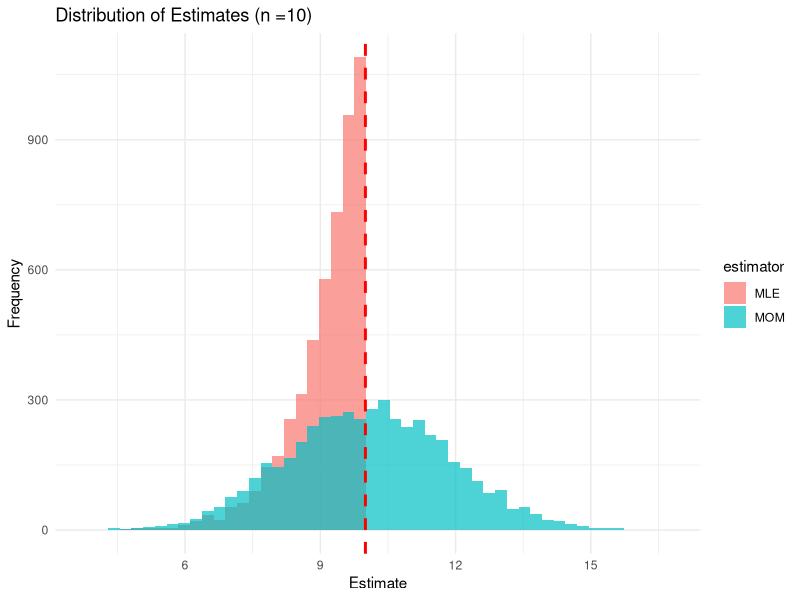
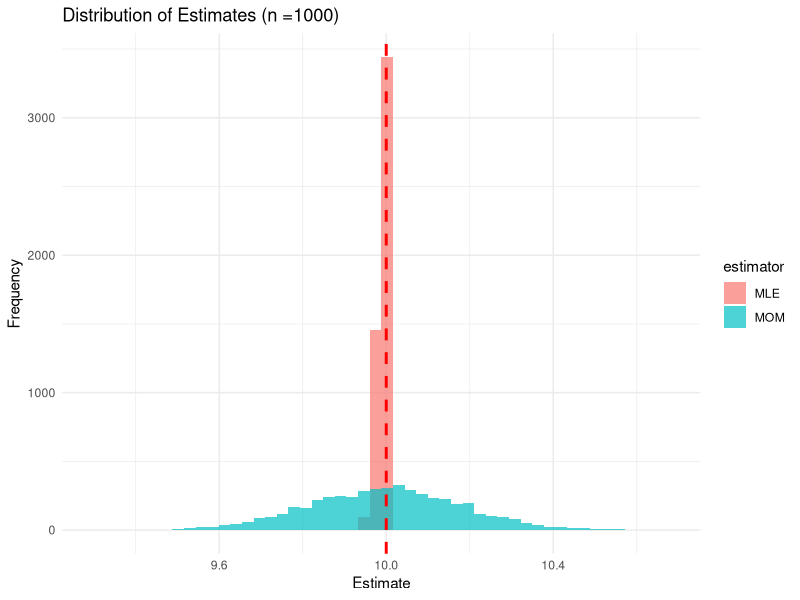
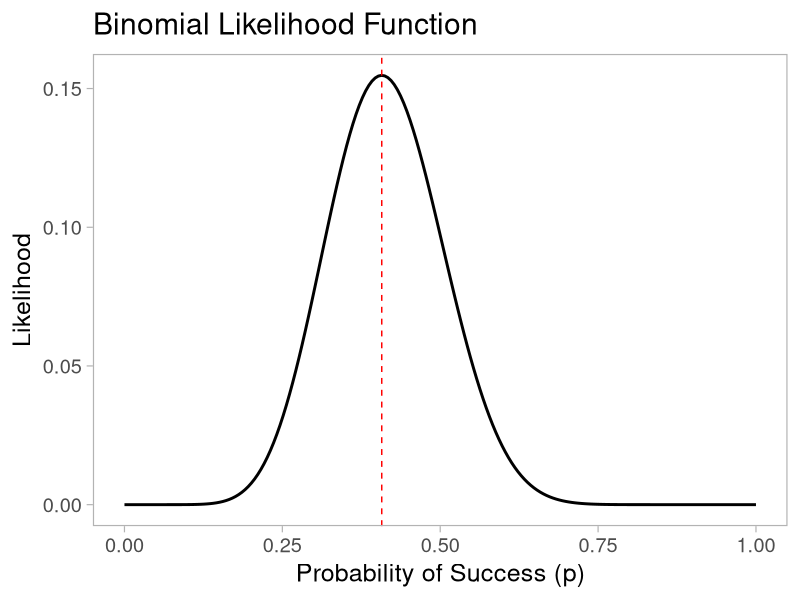
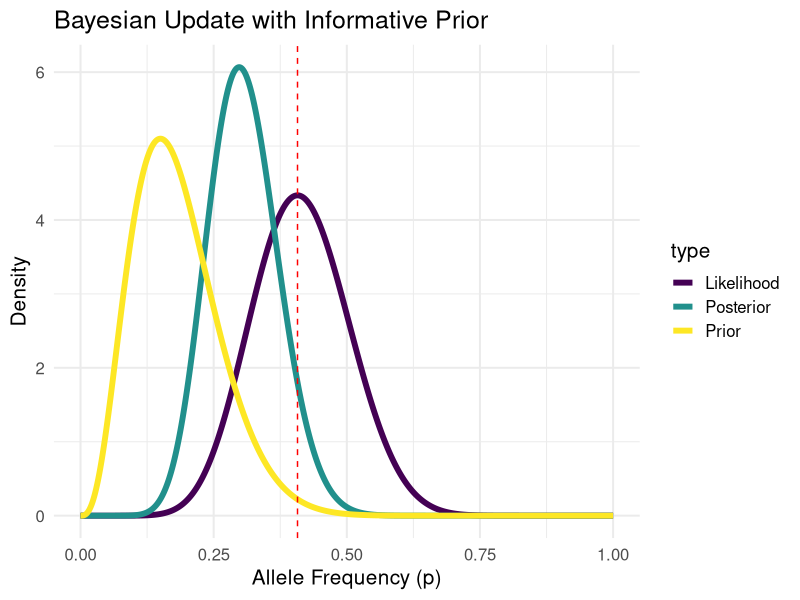
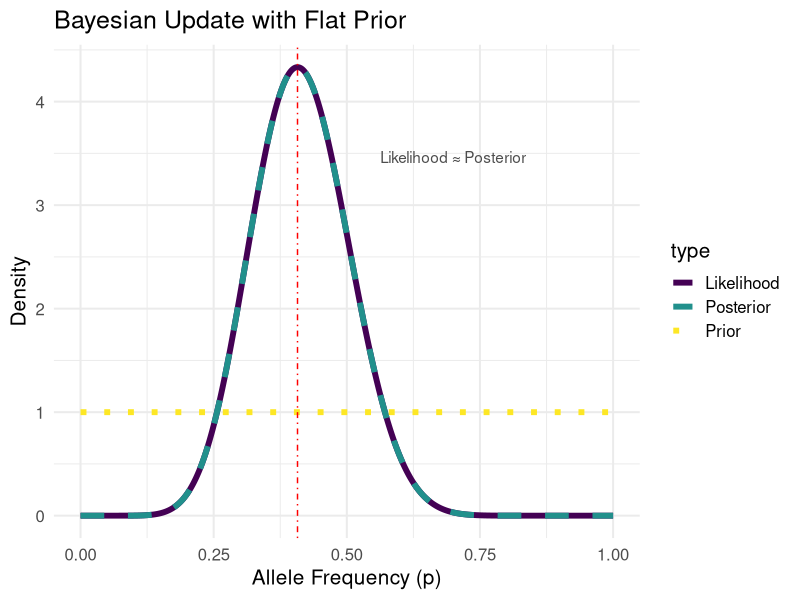

Recreate these plots in R, in order. (Note: this script raises an error after producing the figures.)
## ---- chunk 1
library(tidyverse)
library(ggplot2)
library(viridis)
library(htmltools)
## ---- chunk 2
#| layout-ncol: 2

mom_estimator <- function(sample) {
    return(2 * mean(sample))
}

# Function to generate MLE estimator for Uniform(0, theta)
mle_estimator <- function(sample) {
    return(max(sample))
}

simulate_estimators <- function(theta = 1, n = 10, n_sim = 1000) {
    mom_estimates <- numeric(n_sim)
    mle_estimates <- numeric(n_sim)

    for (i in 1:n_sim) {
        sample <- runif(n, 0, theta)
        mom_estimates[i] <- mom_estimator(sample)
        mle_estimates[i] <- mle_estimator(sample)
    }

    return(list(
        mom = mom_estimates,
        mle = mle_estimates
    ))
}

n_simulations <- 5000
theta_true <- 10

n_demo_1 <- 10
n_demo_2 <- 1000
demo_results_1 <- simulate_estimators(theta_true, n_demo_1, n_simulations)
demo_results_2 <- simulate_estimators(theta_true, n_demo_2, n_simulations)

demo_data_1 <- data.frame(
    MOM = demo_results_1$mom,
    MLE = demo_results_1$mle
) %>%
    pivot_longer(everything(), names_to = "estimator", values_to = "estimate")

demo_data_2 <- data.frame(
    MOM = demo_results_2$mom,
    MLE = demo_results_2$mle
) %>%
    pivot_longer(everything(), names_to = "estimator", values_to = "estimate")
ggplot(demo_data_1, aes(x = estimate, fill = estimator)) +
    geom_histogram(alpha = 0.7, position = "identity", bins = 50) +
    geom_vline(xintercept = theta_true, linetype = "dashed", color = "red", linewidth = 1) +
    labs(
        title = paste0("Distribution of Estimates (n =", n_demo_1, ")"),
        x = "Estimate", y = "Frequency"
    ) +
    theme_minimal()

ggplot(demo_data_2, aes(x = estimate, fill = estimator)) +
    geom_histogram(alpha = 0.7, position = "identity", bins = 50) +
    geom_vline(xintercept = theta_true, linetype = "dashed", color = "red", linewidth = 1) +
    labs(
        title = paste0("Distribution of Estimates (n =", n_demo_2, ")"),
        x = "Estimate", y = "Frequency"
    ) +
    theme_minimal()
## ---- chunk 3
n <- 27
x <- 11
p_seq <- seq(0, 1, length.out = 200)
likelihood <- dbinom(x, n, p_seq)
plot <- ggplot(
    data.frame(p = p_seq, likelihood = likelihood),
    aes(x = p, y = likelihood)
) +
    geom_line(linewidth = 1) +
    labs(
        x = "Probability of Success (p)",
        y = "Likelihood",
        title = "Binomial Likelihood Function"
    ) +
    geom_vline(
        xintercept = x / n,
        color = "red",
        linetype = "dashed"
    ) +
    theme_light(base_size = 18) +
    theme(panel.grid = element_blank())
## ---- chunk 4
plot
## ---- chunk 5
p <- seq(0, 1, length.out = 1000)
# Prior (Beta distribution from previous experiment)
prior <- dbeta(p, 3 + 1, 17 + 1)
# Likelihood (Beta distribution from current data)
likelihood <- dbeta(p, 11 + 1, 16 + 1)
# Posterior (Beta distribution combining both)
posterior <- dbeta(p, 14 + 1, 33 + 1)
# Combine into a data frame
plot_data <- data.frame(
    p = rep(p, 3),
    density = c(prior, likelihood, posterior),
    type = rep(c("Prior", "Likelihood", "Posterior"), each = length(p))
)
# Add flat prior distribution
flat_prior <- dbeta(p, 1, 1)
flat_posterior <- dbeta(p, 12, 17)
plot_data <- rbind(
    plot_data,
    data.frame(
        p = rep(p, 3),
        density = c(flat_prior, likelihood, flat_posterior),
        type = rep(c("Prior", "Likelihood", "Posterior"), each = length(p))
    )
)
# Add a column to distinguish between informative and flat scenarios
plot_data$scenario <- c(rep("Informative", 3000), rep("Flat", 3000))
## ---- chunk 6
p1 <- ggplot(
    plot_data %>% filter(scenario == "Informative"),
    aes(x = p, y = density, color = type)
) +
    geom_line(linewidth = 2) +
    geom_vline(xintercept = 11 / 27, linetype = "dashed", color = "red") +
    labs(
        x = "Allele Frequency (p)",
        y = "Density",
        title = "Bayesian Update with Informative Prior"
    ) +
    scale_color_viridis_d() +
    theme_minimal(base_size = 15)
## ---- chunk 7
p2 <- ggplot(
  plot_data %>% filter(scenario == "Flat"),
  aes(x = p, y = density, color = type, linetype = type)
) +
  geom_line(linewidth = 2) +
  scale_linetype_manual(values = c("Prior" = "dotted", "Likelihood" = "solid", "Posterior" = "dashed")) +
  geom_vline(xintercept = 11 / 27, linetype = "dotdash", color = "red") +
  labs(
    x = "Allele Frequency (p)",
    y = "Density",
    title = "Bayesian Update with Flat Prior"
  ) +
  theme_minimal(base_size = 15) +
  scale_color_viridis_d() +
  annotate("text",
    x = 0.7, y = max(flat_posterior) * 0.8,
    label = "Likelihood ≈ Posterior", color = "gray30"
  )
## ---- chunk 8
#| layout-ncol: 2
#| fig.height: 8
p1
p2
## ---- chunk 9
img(src = knitr::include_graphics("scripts/_output/sequential_bayesian_update.gif"), alt = 'Bayesian updating')
## ---- chunk 10
observed_testcross <- c(21, 28)     # Dominant, Recessive
chisq_test <- chisq.test(observed_testcross, p = c(0.5, 0.5))
chisq_test
## ---- chunk 11
n <- 212
n_AA <- 175
n_Aa <- 33
n_aa <- 4

# Estimate allele frequency
p_hat <- (2*n_AA + n_Aa) / (2*n)
q_hat <- 1 - p_hat
p_hat

# Expected counts
expected <- c(n * p_hat^2, 2*n * p_hat*q_hat, n * q_hat^2)
observed <- c(n_AA, n_Aa, n_aa)
expected

# Pearson chi-squared
chisq_val <- sum((observed - expected)^2 / expected)
df <- 3 - 1 - 1
p_val <- pchisq(chisq_val, df = df, lower.tail = FALSE)
p_val
## ---- chunk 12
set.seed(123)
true_p <- 0.3
sample_sizes <- c(5, 10, 100, 500)
n_sims <- 1000

sampling_results <- map_dfr(sample_sizes, function(n) {
  p_hats <- replicate(n_sims, {
    # Sample n individuals (2n alleles total)
    alleles <- rbinom(n, 2, true_p)  # each individual contributes 0,1,2 A alleles
    sum(alleles) / (2 * n)           # sample allele frequency
  })
  tibble(sample_size = n, p_hat = p_hats,
         theoretical_se = sqrt(true_p * (1 - true_p) / (2 * n)))
})
## ---- chunk 13
sampling_results <- sampling_results %>%
  mutate(sample_size_name = paste("n =", sample_size)) |>
  mutate(sample_size_name = factor(sample_size_name, levels = c("n = 5", "n = 10", "n = 100", "n = 500")))
## ---- chunk 14
# Plot sampling distributions
ggplot(sampling_results, aes(x = p_hat)) +
  geom_histogram(aes(y = after_stat(density)), bins = 30, alpha = 0.7) +
  geom_vline(xintercept = true_p, color = "red", linetype = "dashed", linewidth = 1) +
  facet_wrap(~sample_size_name, scales = "free_y") +
  labs(title = "Sampling Distribution of p̂", x = "Sample Allele Frequency (p̂)", y = "Density") +
  theme_minimal()
